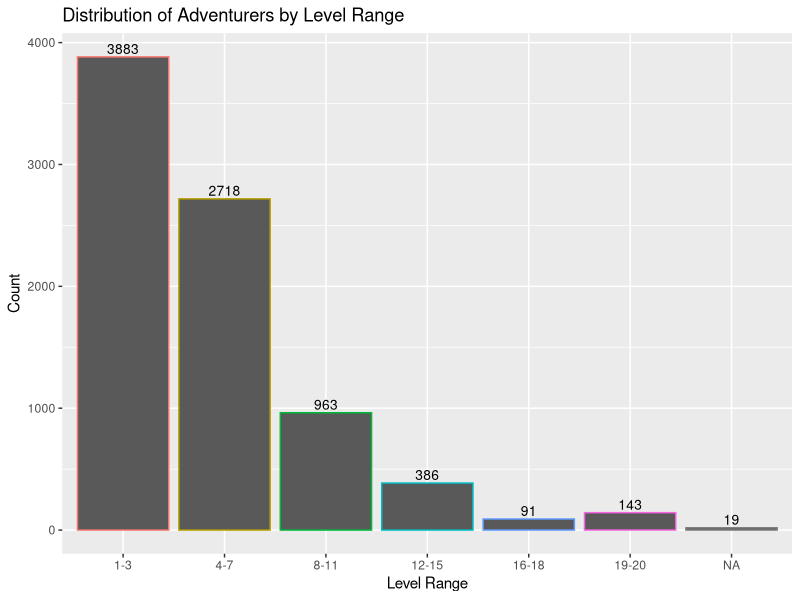
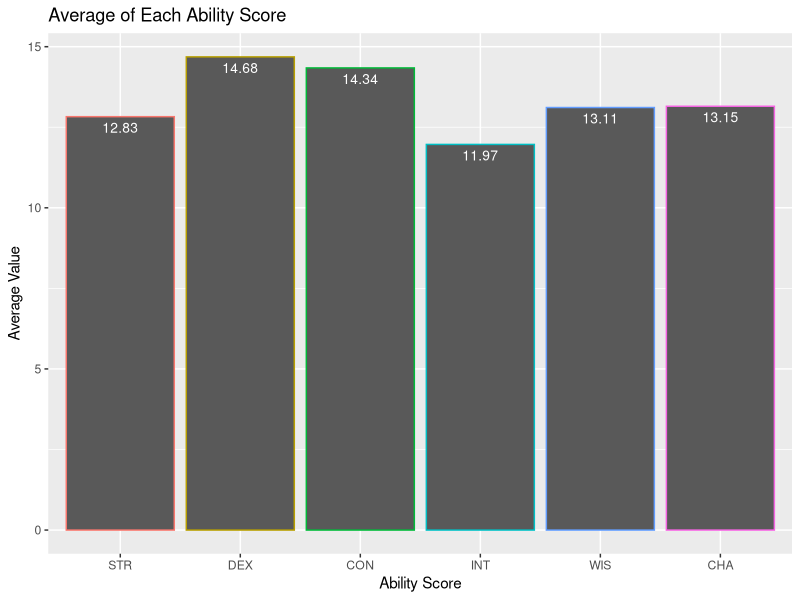
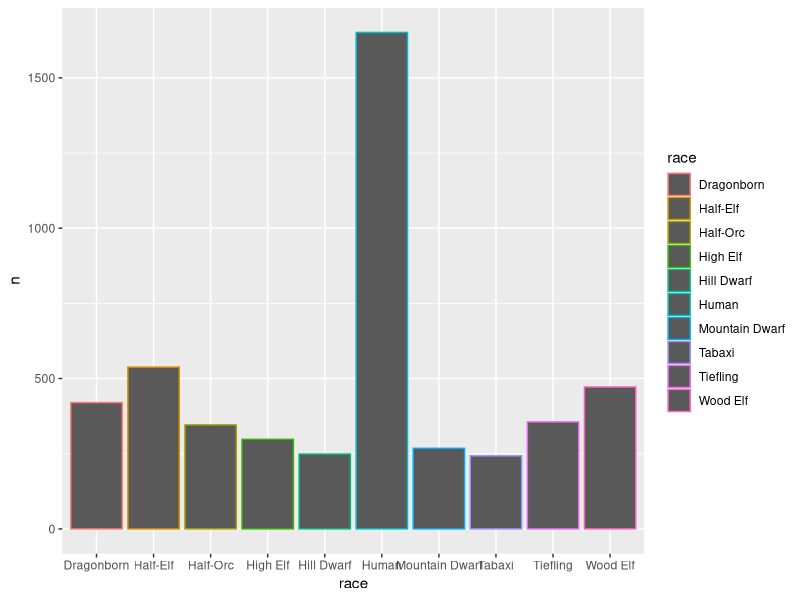
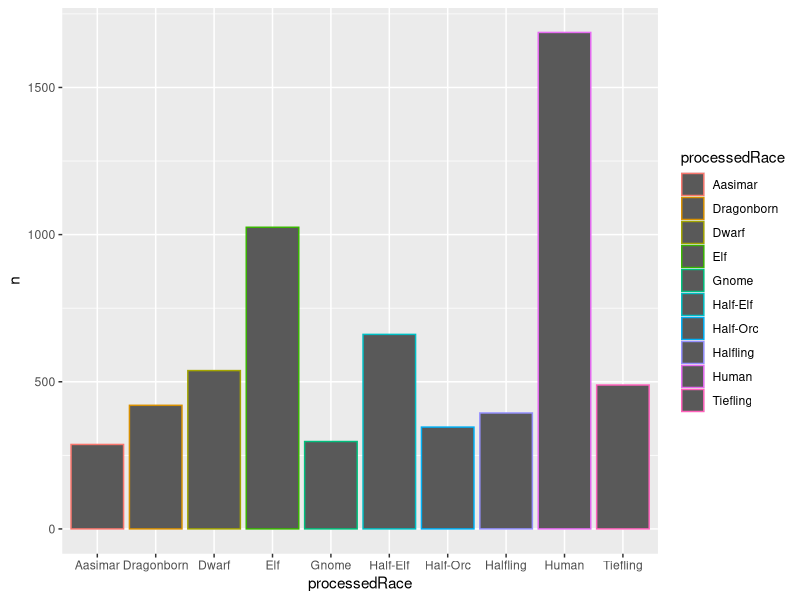

R code for these plots, in order:
## ---- chunk 1
knitr::opts_chunk$set(echo = TRUE)
## ---- chunk 2
library(tidyverse)
library(dplyr)
library(purrr)
## ---- chunk 3
allchars <-read_tsv(here::here("data-raw","dnd_chars_all.tsv"))
## ---- chunk 4
allchars %>%
    #Ready Data
  count(levelGroup) %>%
  mutate(levelG=fct_relevel(levelGroup,"1-3","4-7","8-11","12-15",
  	"16-18","19-20"))%>%
	#Build Bar Chart
  ggplot(aes(x=levelG,y=n,color=levelG))+geom_bar(stat="identity")+
    geom_text(aes(label=n), vjust=-.3, color="black", size=3.5)+
    theme(legend.position="none")+
	labs(title="Distribution of Adventurers by Level Range",
	x="Level Range",y="Count")
## ---- chunk 5
#Add distributions as well
allchars %>%
	#Manipulate Data
 summarise(STR=mean(Str),DEX=mean(Dex),
		   CON=mean(Con),INT=mean(Int),
		   WIS=mean(Wis),CHA=mean(Cha)) %>%
	#Pivot Table and Ordering Abilities
 pivot_longer(
    cols = `STR`:`CHA`,
    names_to = "Stat",
    values_to = "AverageValue")%>%
	mutate(Ability=fct_relevel(Stat,"STR","DEX","CON","INT","WIS","CHA"))%>%
	#Building Bar Chart
	ggplot(aes(x=Ability,y=AverageValue,color=Ability))+
	geom_bar(stat="identity")+ 
    geom_text(aes(label=round(AverageValue,digits=2)), 
      vjust=1.6, color="white", size=3.5)+
      theme(legend.position="none")+
	  labs(title="Average of Each Ability Score", 
	  x="Ability Score",y="Average Value")
## ---- chunk 6
allchars %>%
	summarise(Variable=c("Min","Q1","Median","Mean","Q3","Max")
			  ,STR=summary(Str),DEX=summary(Dex),
		   CON=summary(Con),INT=summary(Int),
		   WIS=summary(Wis),CHA=summary(Cha))

## ---- chunk 7
#Two barcharts one with races and one with subraces? Just from phb look at expanding or making an other catagory

allchars %>%
	count(race)%>%
    arrange(desc(n)) %>%
    slice(1:10) %>%
#Building Bar Chart
	ggplot(aes(x=race,y=n,color=race))+ geom_bar(stat="identity")

allchars %>%
	count(processedRace)%>%
arrange(desc(n)) %>%
    slice(1:10) %>%
#Building Bar Chart
	ggplot(aes(x=processedRace,y=n,color=processedRace))+ geom_bar(stat="identity")

	
